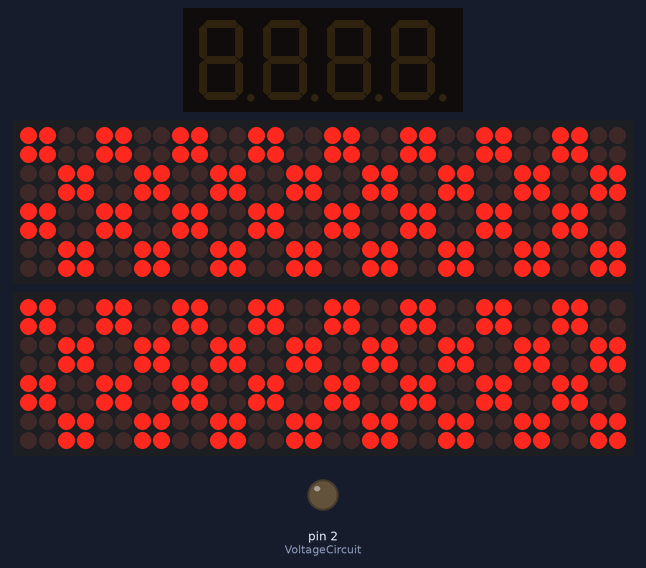
The sketch below on a simulated Arduino Uno, built with avr-gcc and run on an emulated ATmega328P. On the bench: 4-digit seven-segment display, 2 × 32×8 LED matrix, output pins drawn as LEDs (lit = HIGH).

Above: at 0.1 s.
At 1.0 s:
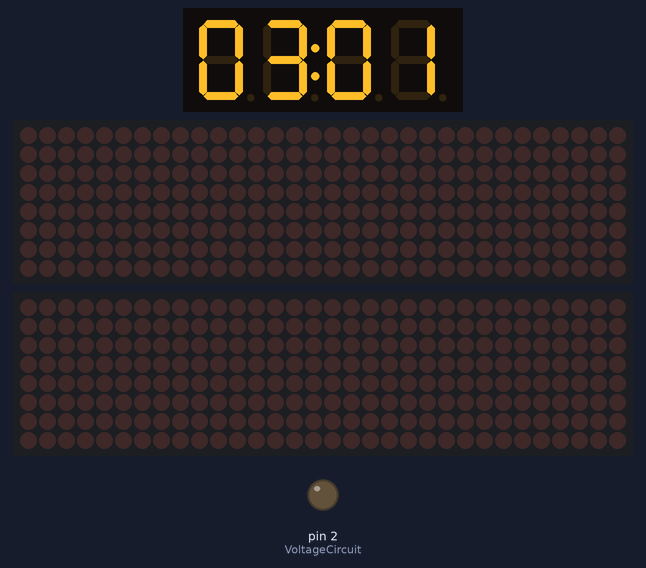
At 58.0 s:
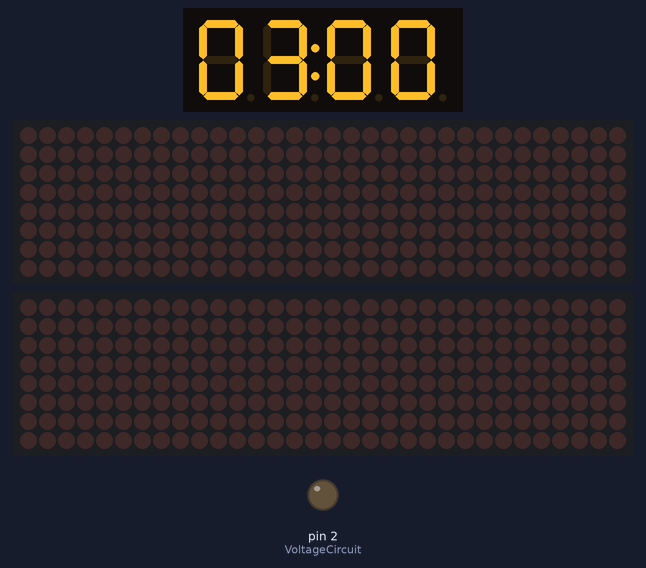
At 61.0 s:
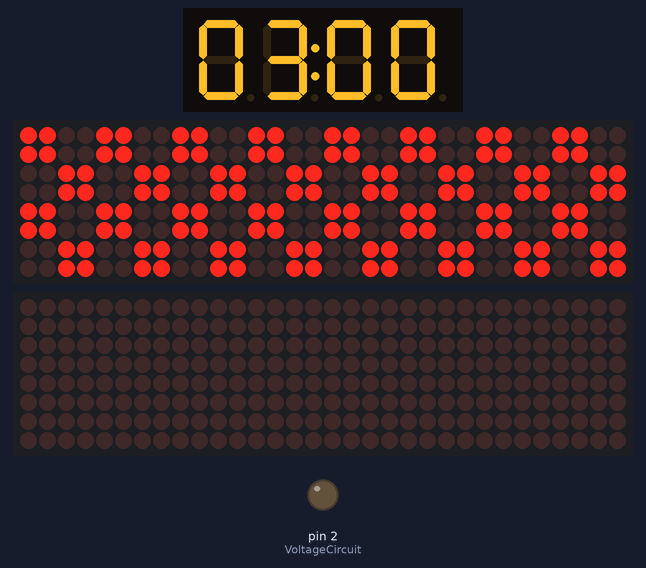
At 118.0 s:
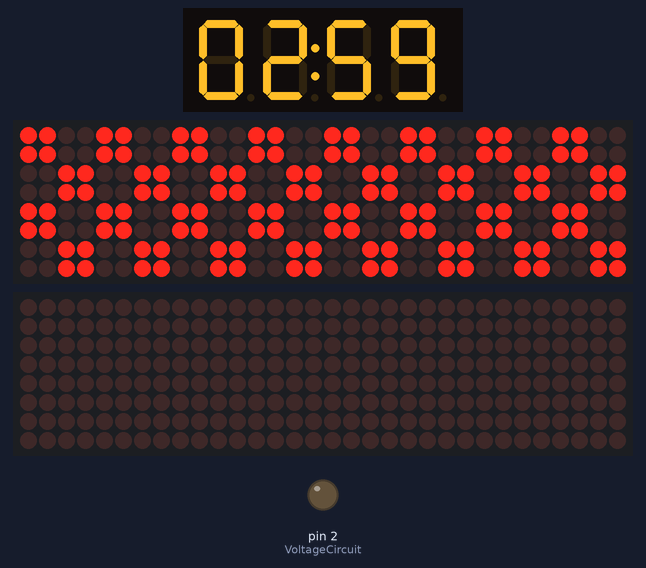

The sketch:

BehavioralExperimentCode.ino
```cpp
#include <LedControl.h>
#include "TM1637.h"

#define HARDWARE_TYPE MD_MAX72XX:: FC16_HW
#define MAX_DEVICES 4

// -------------------- Pins / Hardware --------------------
const int DIN1 = 11;
const int CS1  = 10;
const int CLK1 = 13;

const int DIN2 = 9;
const int CS2  = 6;
const int CLK2 = 7;

const int VoltageCircuit = 2;
const int NumberofLEDPanels = 4;

// TM1637 pins
#define CLK A5
#define DIO A4
TM1637 tm1637(CLK, DIO);

const bool RELAY_ACTIVE_HIGH = true;

// -------------------- LED objects --------------------
LedControl ledPanel1 = LedControl(DIN1, CLK1, CS1, NumberofLEDPanels);
LedControl ledPanel2 = LedControl(DIN2, CLK2, CS2, NumberofLEDPanels);

// -------------------- Patterns --------------------
const byte HalfHalf2[8] = {
  B11001100, B11001100, B00110011, B00110011,
  B11001100, B11001100, B00110011, B00110011
};

// -------------------- Protocol timing --------------------
const unsigned long SEC_MS = 1000UL;
const unsigned long MIN_MS = 60UL * 1000UL;

const unsigned long LOADING_MS  = 1UL   * MIN_MS;
const unsigned long BASELINE_MS = 24UL  * MIN_MS;
const unsigned long TRAINING_MS = 3UL   * MIN_MS;
const unsigned long ANALYSIS_MS = (153UL * MIN_MS) - (3UL * SEC_MS);

const unsigned long TOTAL_MS = LOADING_MS + BASELINE_MS + TRAINING_MS + ANALYSIS_MS;

const unsigned long BASE_PHASE_MS = 8UL * MIN_MS;

const unsigned long SHOCK_ON_MS    = 2000UL;
const unsigned long SHOCK_OFF_MS   = 13000UL;
const unsigned long SHOCK_CYCLE_MS = SHOCK_ON_MS + SHOCK_OFF_MS;
const int TRAINING_CYCLES = 12;

const unsigned long TEST_TOTAL_MS = 3UL  * MIN_MS;
const unsigned long TEST_HALF_MS  = 90UL * SEC_MS;

const unsigned long DARK_NORMAL_MS = 27UL * MIN_MS;
const unsigned long DARK_SHORT_MS  = (27UL * MIN_MS) - (1UL * SEC_MS);

// -------------------- Display / Relay state caching --------------------
enum DisplayMode { MODE_OFF, MODE_P1, MODE_P2, MODE_BOTH };
DisplayMode currentMode = MODE_OFF;
bool currentRelayOn = false;

// -------------------- Timer display --------------------
int8_t TimeDisp[] = {0, 0, 0, 0};

unsigned long protocolStartMs = 0;
unsigned long lastTimerUpdate = 0;

// -------------------- Helpers --------------------
void relayWrite(bool on) {
  if (on == currentRelayOn) return;

  currentRelayOn = on;

  bool pinLevel = RELAY_ACTIVE_HIGH ? on : !on;
  digitalWrite(VoltageCircuit, pinLevel ? HIGH : LOW);
}

void clearPanel(LedControl &p) {
  for (int dev = 0; dev < NumberofLEDPanels; dev++) {
    p.clearDisplay(dev);
  }
}

void drawPatternAllDevices(LedControl &p, const byte pat[8]) {
  for (int dev = 0; dev < NumberofLEDPanels; dev++) {
    for (int row = 0; row < 8; row++) {
      p.setRow(dev, row, pat[row]);
    }
  }
}

void applyDisplayMode(DisplayMode mode) {
  if (mode == currentMode) return;

  currentMode = mode;

  clearPanel(ledPanel1);
  clearPanel(ledPanel2);

  switch (mode) {
    case MODE_OFF:
      break;

    case MODE_P1:
      drawPatternAllDevices(ledPanel1, HalfHalf2);
      break;

    case MODE_P2:
      drawPatternAllDevices(ledPanel2, HalfHalf2);
      break;

    case MODE_BOTH:
      drawPatternAllDevices(ledPanel1, HalfHalf2);
      drawPatternAllDevices(ledPanel2, HalfHalf2);
      break;
  }
}

// -------------------- Timer logic --------------------
void showTime(unsigned int hours, unsigned int minutes) {
  if (hours > 99) {
    hours = 99;
    minutes = 59;
  }

  int8_t h_tens = hours / 10;
  int8_t h_ones = hours % 10;
  int8_t m_tens = minutes / 10;
  int8_t m_ones = minutes % 10;

  tm1637.point(POINT_ON);

  tm1637.display(0, h_tens);
  tm1637.display(1, h_ones);
  tm1637.display(2, m_tens);
  tm1637.display(3, m_ones);
}

void updateCountdown(unsigned long elapsedMs, bool forceUpdate = false) {
  unsigned long nowMs = millis();

  if (!forceUpdate && (nowMs - lastTimerUpdate < 1000UL)) {
    return;
  }

  lastTimerUpdate = nowMs;

  unsigned long remainingMs;

  if (elapsedMs >= TOTAL_MS) {
    remainingMs = 0UL;
  } else {
    remainingMs = TOTAL_MS - elapsedMs;
  }

  unsigned long remainingMin = (remainingMs + 59999UL) / 60000UL;

  unsigned int hours = remainingMin / 60UL;
  unsigned int minutes = remainingMin % 60UL;

  showTime(hours, minutes);
}

// -------------------- Protocol logic --------------------
void runLoadingPeriod() {
  relayWrite(false);
  applyDisplayMode(MODE_OFF);
}

void runBaseline(unsigned long t) {
  relayWrite(false);

  if (t < BASE_PHASE_MS) {
    applyDisplayMode(MODE_P1);
  } else if (t < 2UL * BASE_PHASE_MS) {
    applyDisplayMode(MODE_P2);
  } else {
    applyDisplayMode(MODE_OFF);
  }
}

void runTraining(unsigned long t) {
  unsigned long cycleIndex  = t / SHOCK_CYCLE_MS;
  unsigned long withinCycle = t % SHOCK_CYCLE_MS;

  if ((int)cycleIndex >= TRAINING_CYCLES) {
    relayWrite(false);
    applyDisplayMode(MODE_OFF);
    return;
  }

  if (withinCycle < SHOCK_ON_MS) {
    relayWrite(true);
    applyDisplayMode(MODE_BOTH);
  } else {
    relayWrite(false);
    applyDisplayMode(MODE_OFF);
  }
}

void runAnalysis(unsigned long t) {
  relayWrite(false);

  unsigned long cursor = 0;

  if (t < cursor + TEST_TOTAL_MS) {
    unsigned long withinTest = t - cursor;
    if (withinTest < TEST_HALF_MS) {
      applyDisplayMode(MODE_P1);
    } else {
      applyDisplayMode(MODE_P2);
    }
    return;
  }
  cursor += TEST_TOTAL_MS;

  if (t < cursor + DARK_NORMAL_MS) {
    applyDisplayMode(MODE_OFF);
    return;
  }
  cursor += DARK_NORMAL_MS;

  if (t < cursor + TEST_TOTAL_MS) {
    unsigned long withinTest = t - cursor;
    if (withinTest < TEST_HALF_MS) {
      applyDisplayMode(MODE_P1);
    } else {
      applyDisplayMode(MODE_P2);
    }
    return;
  }
  cursor += TEST_TOTAL_MS;

  if (t < cursor + DARK_NORMAL_MS) {
    applyDisplayMode(MODE_OFF);
    return;
  }
  cursor += DARK_NORMAL_MS;

  if (t < cursor + TEST_TOTAL_MS) {
    unsigned long withinTest = t - cursor;
    if (withinTest < TEST_HALF_MS) {
      applyDisplayMode(MODE_P1);
    } else {
      applyDisplayMode(MODE_P2);
    }
    return;
  }
  cursor += TEST_TOTAL_MS;

  if (t < cursor + DARK_SHORT_MS) {
    applyDisplayMode(MODE_OFF);
    return;
  }
  cursor += DARK_SHORT_MS;

  if (t < cursor + TEST_TOTAL_MS) {
    unsigned long withinTest = t - cursor;
    if (withinTest < TEST_HALF_MS) {
      applyDisplayMode(MODE_P1);
    } else {
      applyDisplayMode(MODE_P2);
    }
    return;
  }
  cursor += TEST_TOTAL_MS;

  if (t < cursor + DARK_SHORT_MS) {
    applyDisplayMode(MODE_OFF);
    return;
  }
  cursor += DARK_SHORT_MS;

  if (t < cursor + TEST_TOTAL_MS) {
    unsigned long withinTest = t - cursor;
    if (withinTest < TEST_HALF_MS) {
      applyDisplayMode(MODE_P1);
    } else {
      applyDisplayMode(MODE_P2);
    }
    return;
  }
  cursor += TEST_TOTAL_MS;

  if (t < cursor + DARK_SHORT_MS) {
    applyDisplayMode(MODE_OFF);
    return;
  }
  cursor += DARK_SHORT_MS;

  if (t < cursor + TEST_TOTAL_MS) {
    unsigned long withinTest = t - cursor;
    if (withinTest < TEST_HALF_MS) {
      applyDisplayMode(MODE_P1);
    } else {
      applyDisplayMode(MODE_P2);
    }
    return;
  }

  applyDisplayMode(MODE_OFF);
}

// -------------------- Setup / Loop --------------------
void setup() {
  pinMode(VoltageCircuit, OUTPUT);
  relayWrite(false);

  tm1637.set();
  tm1637.init();
  tm1637.point(POINT_ON);

  for (int i = 0; i < NumberofLEDPanels; i++) {
    ledPanel1.shutdown(i, false);
    ledPanel1.setIntensity(i, 8);
    ledPanel1.clearDisplay(i);

    ledPanel2.shutdown(i, false);
    ledPanel2.setIntensity(i, 8);
    ledPanel2.clearDisplay(i);
  }

  applyDisplayMode(MODE_BOTH);
  relayWrite(false);
  delay(800);
  applyDisplayMode(MODE_OFF);

  protocolStartMs = millis();
  lastTimerUpdate = 0;

  updateCountdown(0, true);
}

void loop() {
  unsigned long now = millis();
  unsigned long elapsed = now - protocolStartMs;

  updateCountdown(elapsed);

  if (elapsed < LOADING_MS) {
    runLoadingPeriod();

  } else if (elapsed < LOADING_MS + BASELINE_MS) {
    runBaseline(elapsed - LOADING_MS);

  } else if (elapsed < LOADING_MS + BASELINE_MS + TRAINING_MS) {
    runTraining(elapsed - LOADING_MS - BASELINE_MS);

  } else if (elapsed < TOTAL_MS) {
    runAnalysis(elapsed - LOADING_MS - BASELINE_MS - TRAINING_MS);

  } else {
    relayWrite(false);
    applyDisplayMode(MODE_OFF);
    updateCountdown(TOTAL_MS, true);
  }
}
```

Measured:
- what the display in image 0 shows lasts 0.8 s, from 0.1 s to 0.9 s
- what the display in image 1 shows lasts 57.0 s, from 0.9 s to 57.9 s
- what the display in image 2 shows lasts 3.1 s, from 57.9 s to 61.0 s
